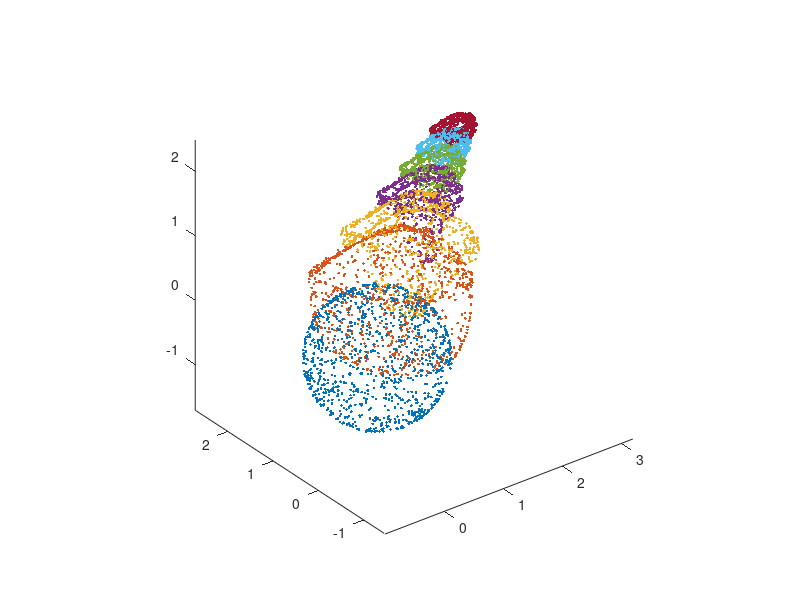

MATLAB code to generate this figure:
clear all; close all; clc;
%create some points
x = 0:.1:5;
y = [x;x.^2;x.^3];
y = [x;x;x];
n = 1000;
TH = 2*pi*rand(1,n);
PH = asin(-1+2*rand(1,n));
[X,Y,Z] = sph2cart(TH,PH,1);
y = [X; Y; Z];
%y2 = [x; x];
%y = [zeros(1,length(x)); x];
%w = -pi:.1:pi;
%y = [cos(w); sin(w)];
%r = 1;
%theta = linspace(0,2*pi);
%phi = linspace(-pi,pi);
%y = [r*cos(theta).*sin(phi); r*sin(theta).*sin(phi); r*cos(phi)]; 


%g = @(t) exp(-.5*norm(t));
%g = @(t) norm(t);
%g = @(t) [1./(1+abs(t(1,:)).^2); .5*exp(-abs(t(2,:)))];
mu = 0.5;
g = @(t) [exp(-mu*abs(t(1,:))); exp(-2*mu*abs(t(2,:))); exp(-3*mu*abs(t(3,:)))];
%g = @(t) [abs(t(1,:)); abs(t(2,:))];

t = y+g(y);
%t2 = y2+g(y2);
t2 = t+g(t);
t3 = t2+g(t2);
t4 = t3+g(t3);
t5 = t4+g(t4);
t6 = t5+g(t5);
t7 = t6+g(t6);
t8 = t7+g(t7);
t9 = t8+g(t8);
t10 = t9+g(t9);
t11 = t10+g(t10);
t12 = t11+g(t11);
t13 = t12+g(t12);
t14 = t13+g(t13);
t15 = t14+g(t14);

%yy = [y(1,:) y2(1,:); y(2,:) y2(2,:)];
%tt = [t(1,:) t2(1,:); t(2,:) t2(2,:)];
%tt2 = tt+g(tt);
%tt3 = tt2+g(tt2);

figure;
plot3(y(1,:),y(2,:),y(3,:),'.',t(1,:),t(2,:),t(3,:),'.',t2(1,:),t2(2,:),t2(3,:),'.',t3(1,:),t3(2,:),t3(3,:),'.',t4(1,:),t4(2,:),t4(3,:),'.',t5(1,:),t5(2,:),t5(3,:),'.',t6(1,:),t6(2,:),t6(3,:),'.');
axis equal vis3d